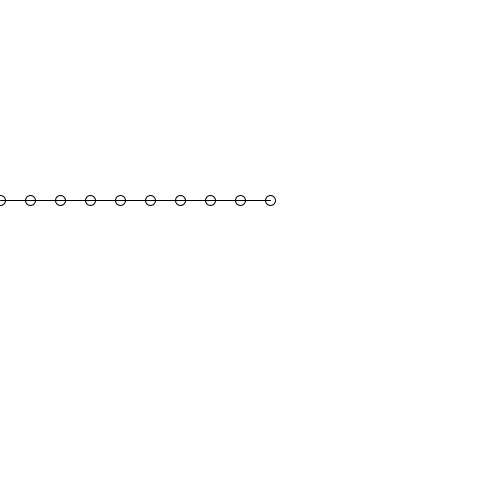
Frame 1 (no input)
Frame 60 (the mouse pressed at the canvas centre just before this capture): identical to frame 1, image omitted
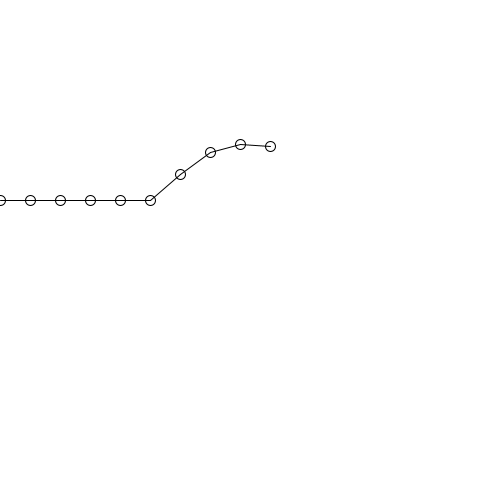
Frame 120 (the mouse held since frame 60 and released just before this capture)

The Processing sketch that drew these frames (run headless with seeded random() and noise(); from frame 60 on, the mouse is pressed at the canvas centre):

// Processing sketch: game7_C
// ── game7_C.pde
BallLine ballLine;
int xnum=10;//横方向のボールの数

void setup() {
  size(500, 500);
  ballLine = new BallLine(100);
}

void draw() {
  background(255);
  ballLine.update();
}

class BallLine 
{
  Ball[] balls;

  BallLine(int ofssetY) {
    balls = new Ball[xnum];
    for (int i=0; i<balls.length; i++) {
      balls[i] = new Ball(i*30, 100+ofssetY);
    }
  }

  void update() {
    for (int i=0; i<balls.length; i++) {
      balls[i].update();
      if (mousePressed) {
        balls[i].addForce();
      }

      //draw line
      if (i+1<balls.length) {
        PVector a =balls[i].pos; 
        PVector b =balls[i+1].pos;
        line(a.x, a.y, b.x, b.y);
      }
    }
  }
}

class Ball{  
  PVector pos;
  float size = 10;
  float radi = size/2.0;
  PVector vel;
  float gravity;
  float air_drag = 0.7f;

  Ball(float posX, float posY)
  {
    pos = new PVector(posX, posY);
    vel = new PVector(0, 0);
  }
  void update()
  {    
    vel.x *= air_drag;
    vel.y *= air_drag;

    // pos.x += vel.x;
    pos.y += vel.y;
    
    display();
  }

  void display(){
    stroke(0);
    noFill();
    ellipse(pos.x, pos.y, size, size);
  }


  void addForce()
  {    
    float range = 100;
    PVector mousePos = new PVector(mouseX, mouseY);
    float dist = PVector.dist(pos, mousePos);
    if(dist < range)
    {
      PVector dir = PVector.sub(pos, mousePos);
      PVector addVel = PVector.mult(dir, 1/dist);

      vel.add(addVel);
    }
  }
}
